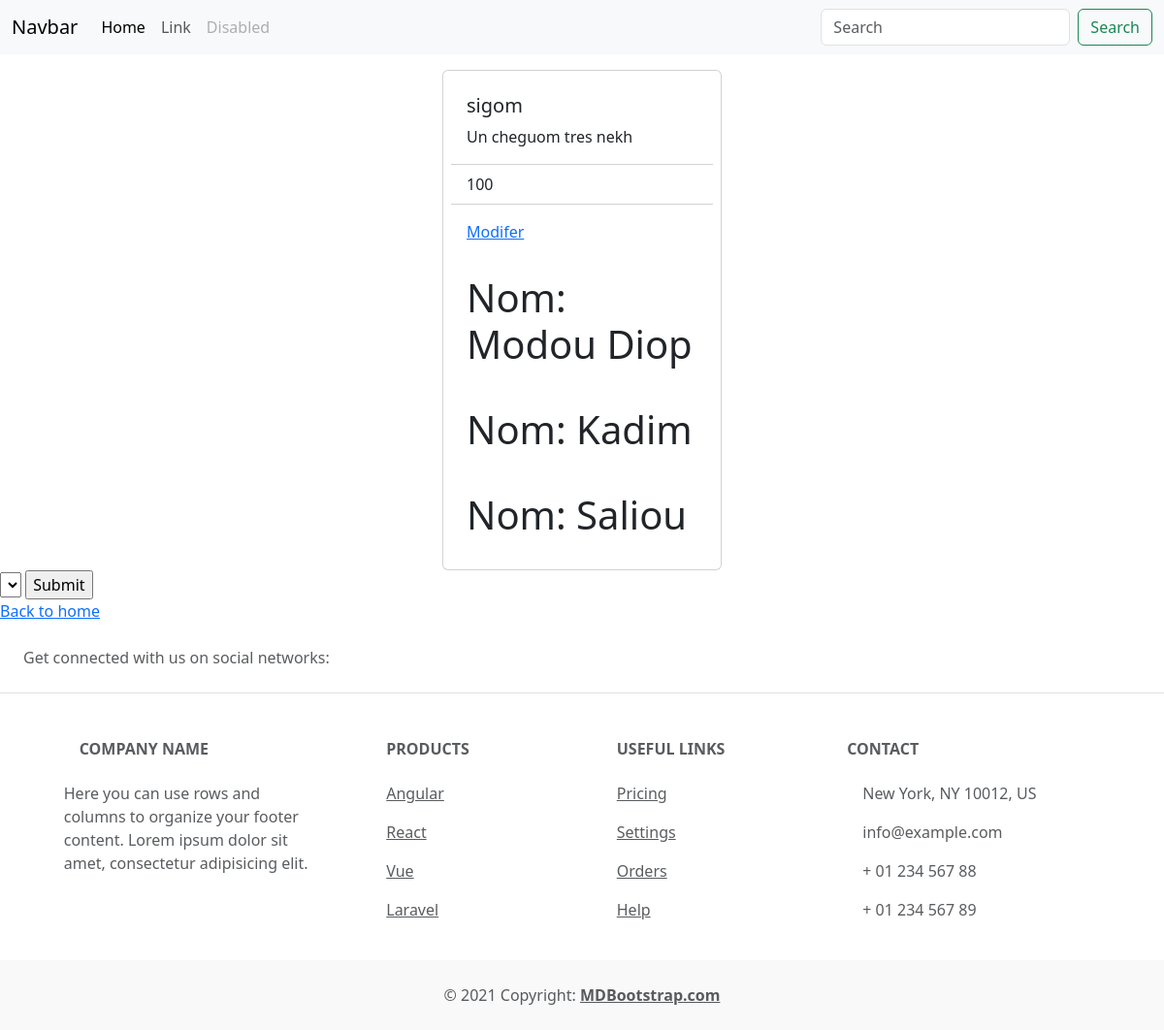
Screenshot of /sama_stock/4 with the database file from the repository.
### sama_stock/models.py (models this page shows, shortened)
class Produit(models.Model):
    nom=models.CharField(max_length=64)
    desciption=models.CharField(max_length=64)
    prix=models.IntegerField()
    boutique=models.ForeignKey(Boutique,on_delete=models.CASCADE, related_name="categories")

class Client(models.Model):
    fullname = models.CharField(max_length=64)
    produits = models.ManyToManyField(Produit,blank=True,related_name="clients")
    def __str__(self):
        return f"\n Nom: {self.fullname} \n"

### sama_stock/views.py (the view)
# urls.py: path("<int:produit_id>",views.produit,name="produit"),
def produit(request,produit_id):
    produit=Produit.objects.get(id=produit_id)
    return render(request,"sama_stock/produit.html",{
        "produit":produit,
        "clients": produit.clients.all(),
        "no_clients": Client.objects.exclude(produits=produit).all()
    })

### sama_stock/templates/sama_stock/produit.html (shortened to what this page needs)
{% extends "sama_stock/layout.html" %}
{% block body %}
<div class="d-flex justify-content-center  grid gap-3">
    <div class="card p-2 g-col-6 mt-3" style="width: 18rem;">
        <div class="card-body ">
            <h5 class="card-title">{{ produit.nom }}</h5>
            <p class="card-text">{{ produit.desciption}}</p>
        </div>
        <ul class="list-group list-group-flush">
            <li class="list-group-item">{{produit.prix}}</li>
        </ul>
        <div class="card-body">
            <a href="#" class="card-link">Modifer</a>
        </div>
        {% for client in clients %}
        <div class="card-body ">
            <h1 class="card-title">{{ client }}</h1>
        </div>
        {% empty %}
        <div class="card-body ">
            <h1 class="card-title">No Client</h1>
        </div>
        {% endfor %}
    </div>
</div>
<form action="{% url 'book' produit.id %}" method="post">
<select name="client">
</select>
<input type="submit" >
</form>
<a href="{% url 'index' %}">Back to home</a>
{% endblock %}

### rows the page displays
Produit: nom "sigom", desciption "Un cheguom tres nekh", prix "100"
Client: fullname "Nom: Modou Diop"
Client: fullname "Nom: Kadim"
Client: fullname "Nom: Saliou"
